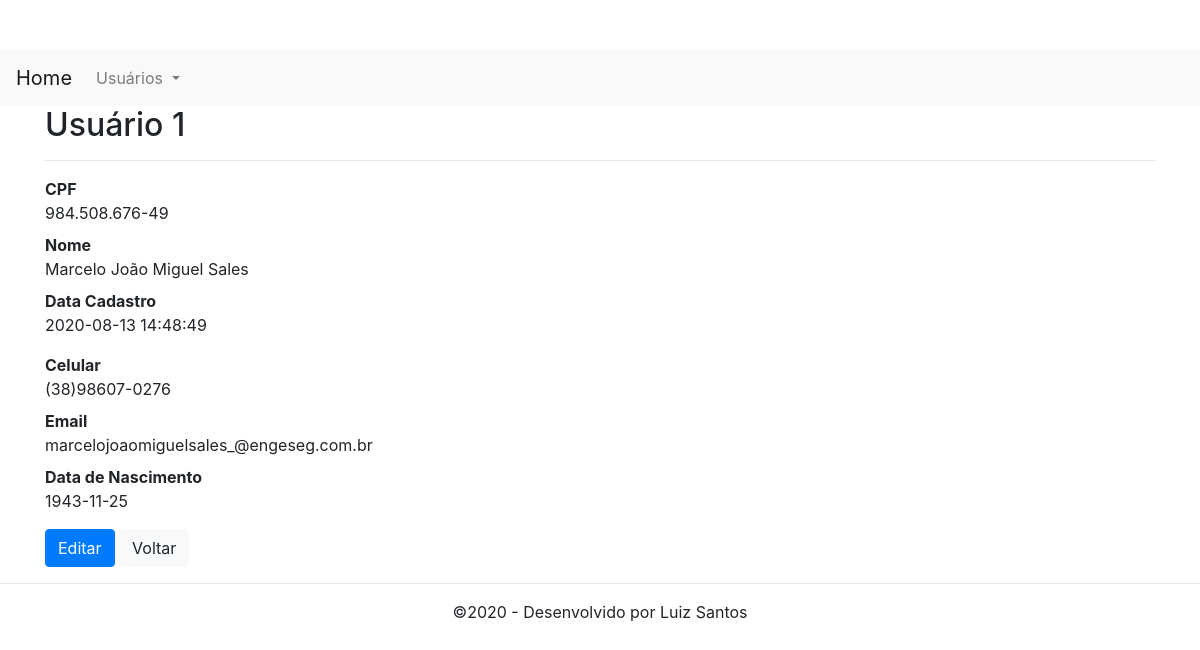
The page /user/view.php?id=1 on the database its author committed.
### tables this page shows
CREATE TABLE user(
	id_user int not null primary key auto_increment,
    cpf varchar (14) not null,
	name_full varchar(255) not null,
	email varchar(100) not null,
    cellphone varchar(25),
    datanasc date,
	created timestamp default current_timestamp,
    modified date 
);

### inc/database.php (called while the page is built, shortened)
<?php
function find( $table = null, $id = null){
    $database = open_database();
    $found = null;
    try{
        if ($id) {
            $sql = "SELECT * FROM " .$table . " WHERE id_user = " . $id;
            $result = $database->query($sql);
            if ($result->num_rows > 0) {
                $found = $result->fetch_assoc();
            }
        } else{
            $sql = "SELECT * FROM " . $table;
            $result = $database->query($sql);
            if ($result->num_rows > 0) {
                $found = $result->fetch_all(MYSQLI_ASSOC);
            }
        }
    } catch (Exception $e) {
        $_SESSION['mesage'] = $e->GetMessage();
        $_SESSION['type'] = 'danger';
    }
    return $found;
}
function open_database() {
    try {
            $conn = new mysqli(DB_HOST, DB_USER, DB_PASSWORD, DB_NAME);
            return $conn;
    } catch (Exception $e) {
        echo $e->GetMessage();
        return null;
    }
}
?>

### user/functions.php (called while the page is built, shortened)
<?php
function view($id = null) {
    $user = find('user', $id);
}

### user/view.php (the view, shortened to what this page needs)
<?php
    require_once('functions.php');
    view($_GET['id']);
?>
<h2>Usuário <?php echo $user['id_user']; ?></h2>
<hr>
<dl class="dl-horizontal">
    <dt>CPF</dt>
    <dd><?php echo $user['cpf']; ?></dd>
    <dt>Nome</dt>
    <dd><?php echo $user['name_full']; ?></dd>
    <dt>Data Cadastro</dt>
    <dd><?php echo $user['created']; ?></dd>
</dl>
<dl class="dl-horizontal">
    <dt>Celular</dt>
    <dd><?php echo $user['cellphone']; ?></dd>
    <dt>Email</dt>
    <dd><?php echo $user['email']; ?></dd>
    <dt>Data de Nascimento</dt>
    <dd><?php echo $user['datanasc']; ?></dd>
</dl>
<div id="actions" class="row">
    <div class="col-md-12">
        <a href="edit.php?id=<?php echo $user['id_user']; ?>" class="btn btn-primary">Editar</a>
        <a href="index.php" class="btn btn-light">Voltar</a>
    </div>
</div>

### inc/header.php (style rules this page uses)
body { padding-top: 50px; padding-bottom: 20px; }

### rows shown on the page
user: id_user "1", cpf "984.508.676-49", name_full "Marcelo João Miguel Sales", created "2020-08-13 14:48:49", cellphone "(38)98607-0276", email "marcelojoaomiguelsales_@engeseg.com.br", datanasc "1943-11-25"
